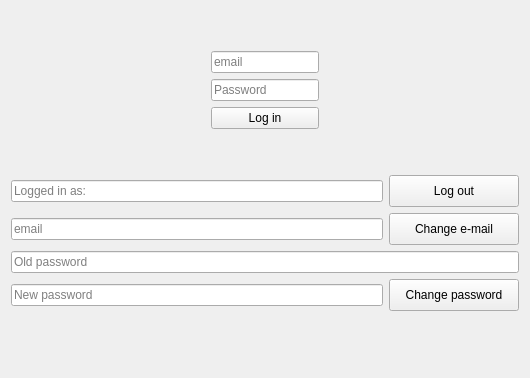
      <widget class="QWidget" name="account_settings_page">
       <layout class="QVBoxLayout" name="verticalLayout_6">
        <item>
         <widget class="QWidget" name="new_login_lay" native="true">
          <layout class="QVBoxLayout" name="verticalLayout_7">
           <property name="leftMargin">
            <number>200</number>
           </property>
           <property name="topMargin">
            <number>0</number>
           </property>
           <property name="rightMargin">
            <number>200</number>
           </property>
           <property name="bottomMargin">
            <number>0</number>
           </property>
           <item>
            <spacer name="verticalSpacer_2">
             <property name="orientation">
              <enum>Qt::Vertical</enum>
             </property>
             <property name="sizeHint" stdset="0">
              <size>
               <width>20</width>
               <height>40</height>
              </size>
             </property>
            </spacer>
           </item>
           <item>
            <widget class="QLineEdit" name="login_mail_box">
             <property name="placeholderText">
              <string>email</string>
             </property>
            </widget>
           </item>
           <item>
            <widget class="QLineEdit" name="login_password_box">
             <property name="echoMode">
              <enum>QLineEdit::PasswordEchoOnEdit</enum>
             </property>
             <property name="placeholderText">
              <string>Password</string>
             </property>
            </widget>
           </item>
           <item>
            <widget class="QPushButton" name="login_button">
             <property name="text">
              <string>Log in</string>
             </property>
            </widget>
           </item>
           <item>
            <spacer name="verticalSpacer">
             <property name="orientation">
              <enum>Qt::Vertical</enum>
             </property>
             <property name="sizeHint" stdset="0">
              <size>
               <width>20</width>
               <height>40</height>
              </size>
             </property>
            </spacer>
           </item>
          </layout>
         </widget>
        </item>
        <item>
         <widget class="QWidget" name="login_lay" native="true">
          <layout class="QHBoxLayout" name="horizontalLayout_10">
           <property name="leftMargin">
            <number>0</number>
           </property>
           <property name="topMargin">
            <number>0</number>
           </property>
           <property name="rightMargin">
            <number>0</number>
           </property>
           <property name="bottomMargin">
            <number>0</number>
           </property>
           <item>
            <widget class="QLineEdit" name="logged_in_name_box">
             <property name="readOnly">
              <bool>true</bool>
             </property>
             <property name="placeholderText">
              <string>Logged in as: </string>
             </property>
            </widget>
           </item>
           <item>
            <widget class="QPushButton" name="logout_button">
             <property name="minimumSize">
              <size>
               <width>130</width>
               <height>32</height>
              </size>
             </property>
             <property name="text">
              <string>Log out</string>
             </property>
            </widget>
           </item>
          </layout>
         </widget>
        </item>
        <item>
         <widget class="QWidget" name="change_email_lay" native="true">
          <layout class="QHBoxLayout" name="horizontalLayout_9">
           <property name="leftMargin">
            <number>0</number>
           </property>
           <property name="topMargin">
            <number>0</number>
           </property>
           <property name="rightMargin">
            <number>0</number>
           </property>
           <property name="bottomMargin">
            <number>0</number>
           </property>
           <item>
            <widget class="QLineEdit" name="change_email_box">
             <property name="placeholderText">
              <string>email</string>
             </property>
            </widget>
           </item>
           <item>
            <widget class="QPushButton" name="change_email_button">
             <property name="minimumSize">
              <size>
               <width>130</width>
               <height>32</height>
              </size>
             </property>
             <property name="text">
              <string>Change e-mail</string>
             </property>
            </widget>
           </item>
          </layout>
         </widget>
        </item>
        <item>
         <widget class="QWidget" name="change_password_lay" native="true">
          <layout class="QVBoxLayout" name="verticalLayout_8">
           <property name="leftMargin">
            <number>0</number>
           </property>
           <property name="topMargin">
            <number>0</number>
           </property>
           <property name="rightMargin">
            <number>0</number>
           </property>
           <property name="bottomMargin">
            <number>0</number>
           </property>
           <item>
            <widget class="QLineEdit" name="old_password_box">
             <property name="placeholderText">
              <string>Old password</string>
             </property>
            </widget>
           </item>
           <item>
            <widget class="QWidget" name="change_pass_lay_new" native="true">
             <layout class="QHBoxLayout" name="horizontalLayout_11">
              <property name="leftMargin">
               <number>0</number>
              </property>
              <property name="topMargin">
               <number>0</number>
              </property>
              <property name="rightMargin">
               <number>0</number>
              </property>
              <property name="bottomMargin">
               <number>0</number>
              </property>
              <item>
               <widget class="QLineEdit" name="new_password_box">
                <property name="echoMode">
                 <enum>QLineEdit::PasswordEchoOnEdit</enum>
                </property>
                <property name="placeholderText">
                 <string>New password</string>
                </property>
               </widget>
              </item>
              <item>
               <widget class="QPushButton" name="change_password_button">
                <property name="minimumSize">
                 <size>
                  <width>130</width>
                  <height>32</height>
                 </size>
                </property>
                <property name="text">
                 <string>Change password</string>
                </property>
               </widget>
              </item>
             </layout>
            </widget>
           </item>
          </layout>
         </widget>
        </item>
        <item>
         <widget class="QWidget" name="account_settings_vert_spacer_widget" native="true">
          <layout class="QVBoxLayout" name="verticalLayout_12">
           <item>
            <spacer name="account_settings_vert_spacer">
             <property name="orientation">
              <enum>Qt::Vertical</enum>
             </property>
             <property name="sizeHint" stdset="0">
              <size>
               <width>20</width>
               <height>32</height>
              </size>
             </property>
            </spacer>
           </item>
          </layout>
         </widget>
        </item>
       </layout>
      </widget>
